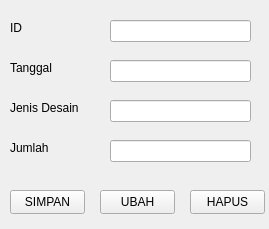
<?xml version="1.0" encoding="UTF-8"?>
<ui version="4.0">
 <class>Form</class>
 <widget class="QWidget" name="Form">
  <property name="geometry">
   <rect>
    <x>0</x>
    <y>0</y>
    <width>269</width>
    <height>229</height>
   </rect>
  </property>
  <property name="windowTitle">
   <string>Form</string>
  </property>
  <widget class="QLabel" name="label">
   <property name="geometry">
    <rect>
     <x>10</x>
     <y>20</y>
     <width>49</width>
     <height>16</height>
    </rect>
   </property>
   <property name="text">
    <string>ID</string>
   </property>
  </widget>
  <widget class="QLineEdit" name="editId">
   <property name="geometry">
    <rect>
     <x>110</x>
     <y>20</y>
     <width>141</width>
     <height>22</height>
    </rect>
   </property>
  </widget>
  <widget class="QLineEdit" name="editTgl">
   <property name="geometry">
    <rect>
     <x>110</x>
     <y>60</y>
     <width>141</width>
     <height>22</height>
    </rect>
   </property>
  </widget>
  <widget class="QLineEdit" name="editJenis">
   <property name="geometry">
    <rect>
     <x>110</x>
     <y>100</y>
     <width>141</width>
     <height>22</height>
    </rect>
   </property>
  </widget>
  <widget class="QLineEdit" name="editJmlh">
   <property name="geometry">
    <rect>
     <x>110</x>
     <y>140</y>
     <width>141</width>
     <height>22</height>
    </rect>
   </property>
  </widget>
  <widget class="QLabel" name="label_2">
   <property name="geometry">
    <rect>
     <x>10</x>
     <y>60</y>
     <width>49</width>
     <height>16</height>
    </rect>
   </property>
   <property name="text">
    <string>Tanggal</string>
   </property>
  </widget>
  <widget class="QLabel" name="label_3">
   <property name="geometry">
    <rect>
     <x>10</x>
     <y>100</y>
     <width>71</width>
     <height>16</height>
    </rect>
   </property>
   <property name="text">
    <string>Jenis Desain</string>
   </property>
  </widget>
  <widget class="QLabel" name="label_4">
   <property name="geometry">
    <rect>
     <x>10</x>
     <y>140</y>
     <width>49</width>
     <height>16</height>
    </rect>
   </property>
   <property name="text">
    <string>Jumlah</string>
   </property>
  </widget>
  <widget class="QPushButton" name="simpan1">
   <property name="geometry">
    <rect>
     <x>10</x>
     <y>190</y>
     <width>75</width>
     <height>24</height>
    </rect>
   </property>
   <property name="text">
    <string>SIMPAN</string>
   </property>
  </widget>
  <widget class="QPushButton" name="ubah2">
   <property name="geometry">
    <rect>
     <x>100</x>
     <y>190</y>
     <width>75</width>
     <height>24</height>
    </rect>
   </property>
   <property name="text">
    <string>UBAH</string>
   </property>
  </widget>
  <widget class="QPushButton" name="hapus3">
   <property name="geometry">
    <rect>
     <x>190</x>
     <y>190</y>
     <width>75</width>
     <height>24</height>
    </rect>
   </property>
   <property name="text">
    <string>HAPUS</string>
   </property>
  </widget>
 </widget>
 <resources/>
 <connections/>
</ui>
